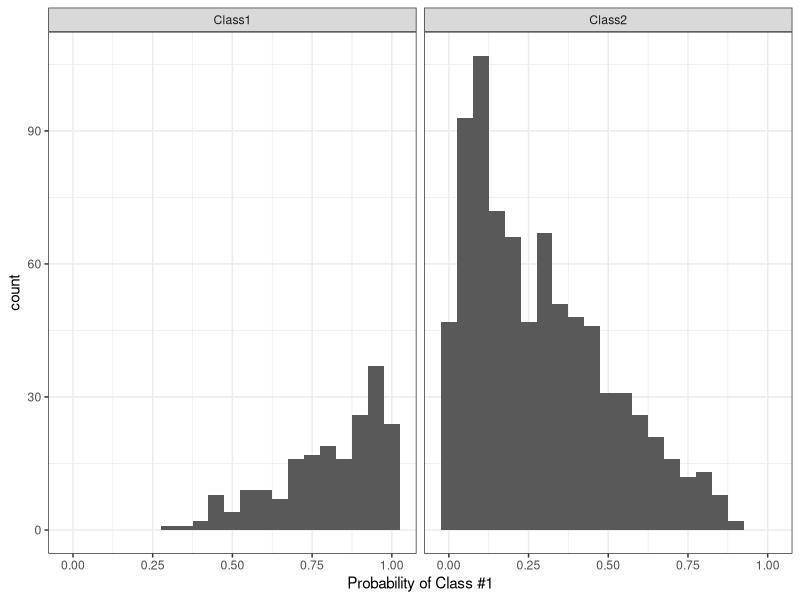

Source code (R): (Note: this script raises an error after producing the figure.)
## ---- chunk 1
library(caret)
theme_set(theme_bw())
library(knitr)
opts_chunk$set(comment="|", digits = 3, tidy = FALSE, background="#FFFF00")
library(pROC)
## ---- chunk 2
set.seed(144)
true_class <- factor(sample(paste0("Class", 1:2), 
                            size = 1000,
                            prob = c(.2, .8), replace = TRUE))
true_class <- sort(true_class)
class1_probs <- rbeta(sum(true_class == "Class1"), 4, 1)
class2_probs <- rbeta(sum(true_class == "Class2"), 1, 2.5)
test_set <- data.frame(obs = true_class,
                       Class1 = c(class1_probs, class2_probs))
test_set$Class2 <- 1 - test_set$Class1
test_set$pred <- factor(ifelse(test_set$Class1 >= .5, "Class1", "Class2"))
## ---- chunk 3
ggplot(test_set, aes(x = Class1)) + 
  geom_histogram(binwidth = .05) + 
  facet_wrap(~obs) + 
  xlab("Probability of Class #1")
## ---- chunk 4
confusionMatrix(data = test_set$pred, reference = test_set$obs)
## ---- chunk 5
include_graphics('premade/cm.jpg', dpi = 96)
## ---- chunk 6
confusionMatrix(data = test_set$pred, reference = test_set$obs, mode = "prec_recall")
## ---- chunk 7
postResample(pred = test_set$pred, obs = test_set$obs)
## ---- chunk 8
twoClassSummary(test_set, lev = levels(test_set$obs))
## ---- chunk 9
prSummary(test_set, lev = levels(test_set$obs))
## ---- chunk 10
mnLogLoss(test_set, lev = levels(test_set$obs))
## ---- chunk 11
set.seed(2)
lift_training <- twoClassSim(1000)
lift_testing  <- twoClassSim(1000)

ctrl <- trainControl(method = "cv", classProbs = TRUE,
                     summaryFunction = twoClassSummary)

set.seed(1045)
fda_lift <- train(Class ~ ., data = lift_training,
                  method = "fda", metric = "ROC",
                  tuneLength = 20,
                  trControl = ctrl)
set.seed(1045)
lda_lift <- train(Class ~ ., data = lift_training,
                  method = "lda", metric = "ROC",
                  trControl = ctrl)

set.seed(1045)
c5_lift <- train(Class ~ ., data = lift_training,
                 method = "C5.0", metric = "ROC",
                 tuneLength = 10,
                 trControl = ctrl)

## Generate the test set results
lift_results <- data.frame(Class = lift_testing$Class)
lift_results$FDA <- predict(fda_lift, lift_testing, type = "prob")[,"Class1"]
lift_results$LDA <- predict(lda_lift, lift_testing, type = "prob")[,"Class1"]
lift_results$C5.0 <- predict(c5_lift, lift_testing, type = "prob")[,"Class1"]
head(lift_results)
## ---- chunk 12
trellis.par.set(caretTheme())
lift_obj <- lift(Class ~ FDA + LDA + C5.0, data = lift_results)
plot(lift_obj, values = 60, auto.key = list(columns = 3,
                                            lines = TRUE,
                                            points = FALSE))
## ---- chunk 13
trellis.par.set(caretTheme())
cal_obj <- calibration(Class ~ FDA + LDA + C5.0,
                       data = lift_results,
                       cuts = 13)
plot(cal_obj, type = "l", auto.key = list(columns = 3,
                                          lines = TRUE,
                                          points = FALSE))
## ---- chunk 14
ggplot(cal_obj)
